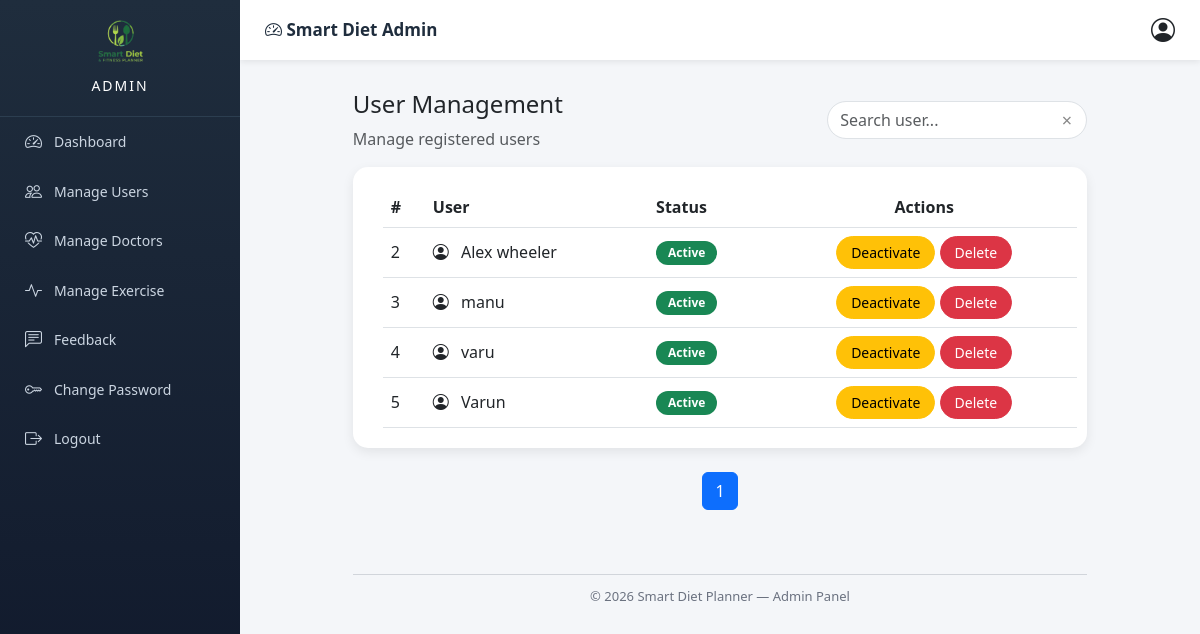
Page /admin/users (signed in) on the committed database.
### tables this page shows
CREATE TABLE users (
        id INTEGER PRIMARY KEY AUTOINCREMENT,
        username TEXT UNIQUE NOT NULL,
        password TEXT NOT NULL,
        status INTEGER DEFAULT 1,
        email TEXT,
        age INTEGER
    , gender TEXT, height REAL, weight REAL, phone TEXT, profile_completed INTEGER DEFAULT 0, name TEXT);

### app.py (the view)
@app.route("/admin/users")
def manage_users():
    if "username" not in session or session["username"] != "Admin":
        return redirect(url_for("login"))
    conn = get_connection()
    cur = conn.cursor()
    cur.execute("SELECT * FROM users")
    users = cur.fetchall()
    conn.close()
    return render_template("manage_users.html", users=users)

### database.py (called while the page is built)
def get_connection():
    conn = sqlite3.connect(DB_NAME)
    conn.execute("PRAGMA foreign_keys = ON")
    return conn

### templates/manage_users.html (shortened to what this page needs)
<!DOCTYPE html>
<html>
<head>
    <link href="https://cdn.jsdelivr.net/npm/bootstrap@5.3.0/dist/css/bootstrap.min.css" rel="stylesheet">
    <link href="https://cdn.jsdelivr.net/npm/bootstrap-icons@1.11.1/font/bootstrap-icons.css" rel="stylesheet">
    <link rel="stylesheet" href="{{ url_for('static', filename='admin.css') }}">
</head>
<body>
    {% include 'admin_sidebar.html' %}
    {% include 'admin_topbar.html' %}
    <div class="admin-content">
        <div class="container-fluid">
            <div class="row justify-content-center">
                <div class="col-xl-10">
                    <div class="d-flex justify-content-between align-items-center mb-3">
                        <div>
                            <h4>User Management</h4>
                            <p class="text-muted mb-0">Manage registered users</p>
                        </div>
                        <div style="width:260px; position:relative;">
                            <input type="text" id="searchInput" class="form-control rounded-pill pe-5"
                                placeholder="Search user...">
                            <span id="clearSearch" style="position:absolute;
                                     right:15px;
                                     top:50%;
                                     transform:translateY(-50%);
                                     cursor:pointer;
                                     color:#888;
                                     font-size:18px;">
                                &times;
                            </span>
                        </div>
                    </div>
                    <div class="user-card">
                        <table class="table align-middle" id="userTable">
                            <thead>
                                <tr>
                                    <th>#</th>
                                    <th>User</th>
                                    <th>Status</th>
                                    <th class="text-center">Actions</th>
                                </tr>
                            </thead>
                            <tbody>
                                {% for user in users %}
                                {% if user[1] != "Admin" %}
                                <tr>
                                    <td>{{ loop.index }}</td>
                                    <td>
                                        <i class="bi bi-person-circle me-2"></i>
                                        {{ user[1] }}
                                    </td>
                                    <td>
                                        {% if user[3] == 1 %}
                                        <span class="badge bg-success">Active</span>
                                        {% else %}
                                        <span class="badge bg-secondary">Inactive</span>
                                        {% endif %}
                                    </td>
                                    <td class="text-center">
                                        {% if user[3] == 1 %}
                                        <a href="{{ url_for('deactivate_user', user_id=user[0]) }}"
                                            class="btn btn-warning btn-sm"
                                            onclick="return confirm('Deactivate this user?')">
                                            Deactivate
                                        </a>
                                        {% else %}
                                        <a href="{{ url_for('activate_user', user_id=user[0]) }}"
                                            class="btn btn-success btn-sm"
                                            onclick="return confirm('Activate this user?')">
                                            Activate
                                        </a>
                                        {% endif %}
                                        <a href="{{ url_for('delete_user', user_id=user[0]) }}"
                                            class="btn btn-danger btn-sm"
                                            onclick="return confirm('Are you sure you want to delete?')">
                                            Delete
                                        </a>
                                    </td>
                                </tr>
                                {% endif %}
                                {% endfor %}
                            </tbody>
                        </table>
                    </div>
                    <div class="d-flex justify-content-center mt-4">
                        <ul class="pagination" id="pagination"></ul>
                    </div>
                    <footer class="admin-footer text-center mt-5">
                        © 2026 Smart Diet Planner — Admin Panel
                    </footer>
                </div>
            </div>
        </div>
    </div>
</body>
</html>

### static/admin.css (style rules this page uses)
body { margin:0; font-family: 'Segoe UI', sans-serif; background:#f4f6f9; }
.admin-content { margin-left:240px; padding:90px 25px 25px 25px; }
.admin-footer { margin-top:40px; padding-top:12px; border-top:1px solid #d1d5db; text-align:center; color:#6b7280; font-size:13px; }
.badge { border-radius: 20px !important; padding: 6px 12px; }
.btn { border-radius: 20px !important; padding: 5px 14px; }
.user-card { background: white; border-radius: 15px; overflow: hidden; box-shadow: 0 4px 12px rgba(0,0,0,0.08); }
.table { margin-bottom: 0; }
.user-card table { margin-left: 10px; margin-right: 10px; }
.user-card { padding: 20px; }

### rows in the picture
users: username "Alex wheeler", status "Active"
users: username "manu", status "Active"
users: username "varu", status "Active"
users: username "Varun", status "Active"
